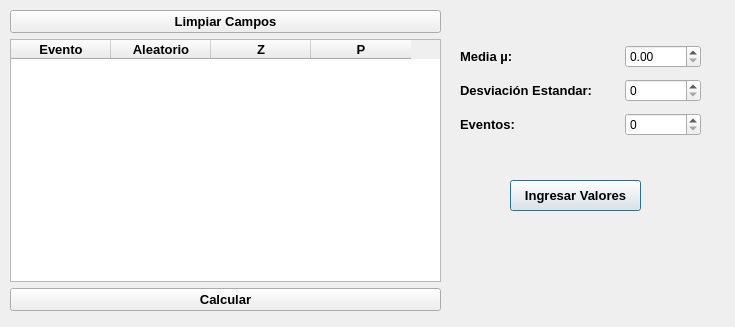
<?xml version="1.0" encoding="UTF-8"?>
<ui version="4.0">
 <class>Dialog</class>
 <widget class="QDialog" name="Dialog">
  <property name="geometry">
   <rect>
    <x>0</x>
    <y>0</y>
    <width>735</width>
    <height>327</height>
   </rect>
  </property>
  <property name="windowTitle">
   <string>Distribución Normal</string>
  </property>
  <widget class="QPushButton" name="btnIngresar">
   <property name="geometry">
    <rect>
     <x>510</x>
     <y>180</y>
     <width>131</width>
     <height>31</height>
    </rect>
   </property>
   <property name="font">
    <font>
     <pointsize>10</pointsize>
     <weight>75</weight>
     <bold>true</bold>
    </font>
   </property>
   <property name="text">
    <string>Ingresar Valores</string>
   </property>
  </widget>
  <widget class="QWidget" name="layoutWidget">
   <property name="geometry">
    <rect>
     <x>10</x>
     <y>10</y>
     <width>431</width>
     <height>301</height>
    </rect>
   </property>
   <layout class="QVBoxLayout" name="verticalLayout">
    <item>
     <widget class="QPushButton" name="btnEliminarFilas">
      <property name="font">
       <font>
        <pointsize>10</pointsize>
        <weight>75</weight>
        <bold>true</bold>
       </font>
      </property>
      <property name="text">
       <string>Limpiar Campos</string>
      </property>
      <property name="flat">
       <bool>false</bool>
      </property>
     </widget>
    </item>
    <item>
     <widget class="QTableWidget" name="tablaNormal">
      <column>
       <property name="text">
        <string>Evento</string>
       </property>
       <property name="font">
        <font>
         <pointsize>10</pointsize>
         <weight>75</weight>
         <bold>true</bold>
        </font>
       </property>
       <property name="textAlignment">
        <set>AlignHCenter|AlignVCenter|AlignCenter</set>
       </property>
      </column>
      <column>
       <property name="text">
        <string>Aleatorio</string>
       </property>
       <property name="font">
        <font>
         <pointsize>10</pointsize>
         <weight>75</weight>
         <bold>true</bold>
        </font>
       </property>
       <property name="textAlignment">
        <set>AlignHCenter|AlignVCenter|AlignCenter</set>
       </property>
      </column>
      <column>
       <property name="text">
        <string>Z</string>
       </property>
       <property name="font">
        <font>
         <pointsize>10</pointsize>
         <weight>75</weight>
         <bold>true</bold>
        </font>
       </property>
       <property name="textAlignment">
        <set>AlignHCenter|AlignVCenter|AlignCenter</set>
       </property>
      </column>
      <column>
       <property name="text">
        <string>P</string>
       </property>
       <property name="font">
        <font>
         <pointsize>10</pointsize>
         <weight>75</weight>
         <bold>true</bold>
        </font>
       </property>
       <property name="textAlignment">
        <set>AlignHCenter|AlignVCenter|AlignCenter</set>
       </property>
      </column>
     </widget>
    </item>
    <item>
     <widget class="QPushButton" name="btnCalcular">
      <property name="font">
       <font>
        <pointsize>10</pointsize>
        <weight>75</weight>
        <bold>true</bold>
       </font>
      </property>
      <property name="statusTip">
       <string/>
      </property>
      <property name="text">
       <string>Calcular</string>
      </property>
      <property name="autoDefault">
       <bool>true</bool>
      </property>
      <property name="default">
       <bool>false</bool>
      </property>
      <property name="flat">
       <bool>false</bool>
      </property>
     </widget>
    </item>
   </layout>
  </widget>
  <widget class="QWidget" name="layoutWidget">
   <property name="geometry">
    <rect>
     <x>460</x>
     <y>40</y>
     <width>241</width>
     <height>101</height>
    </rect>
   </property>
   <layout class="QGridLayout" name="gridLayout">
    <item row="0" column="0">
     <widget class="QLabel" name="label">
      <property name="font">
       <font>
        <pointsize>10</pointsize>
        <weight>75</weight>
        <bold>true</bold>
       </font>
      </property>
      <property name="text">
       <string>Media µ:</string>
      </property>
     </widget>
    </item>
    <item row="1" column="0" colspan="2">
     <widget class="QLabel" name="label_2">
      <property name="font">
       <font>
        <pointsize>10</pointsize>
        <weight>75</weight>
        <bold>true</bold>
       </font>
      </property>
      <property name="text">
       <string>Desviación Estandar:</string>
      </property>
     </widget>
    </item>
    <item row="1" column="2">
     <widget class="QSpinBox" name="txtDesviacion"/>
    </item>
    <item row="2" column="0">
     <widget class="QLabel" name="label_3">
      <property name="font">
       <font>
        <pointsize>10</pointsize>
        <weight>75</weight>
        <bold>true</bold>
       </font>
      </property>
      <property name="text">
       <string>Eventos:</string>
      </property>
     </widget>
    </item>
    <item row="0" column="2">
     <widget class="QDoubleSpinBox" name="txtMedia"/>
    </item>
    <item row="2" column="2">
     <widget class="QSpinBox" name="txtEvento"/>
    </item>
   </layout>
  </widget>
 </widget>
 <tabstops>
  <tabstop>txtMedia</tabstop>
  <tabstop>txtDesviacion</tabstop>
  <tabstop>txtEvento</tabstop>
  <tabstop>btnIngresar</tabstop>
  <tabstop>btnCalcular</tabstop>
  <tabstop>btnEliminarFilas</tabstop>
  <tabstop>tablaNormal</tabstop>
 </tabstops>
 <resources/>
 <connections/>
</ui>
